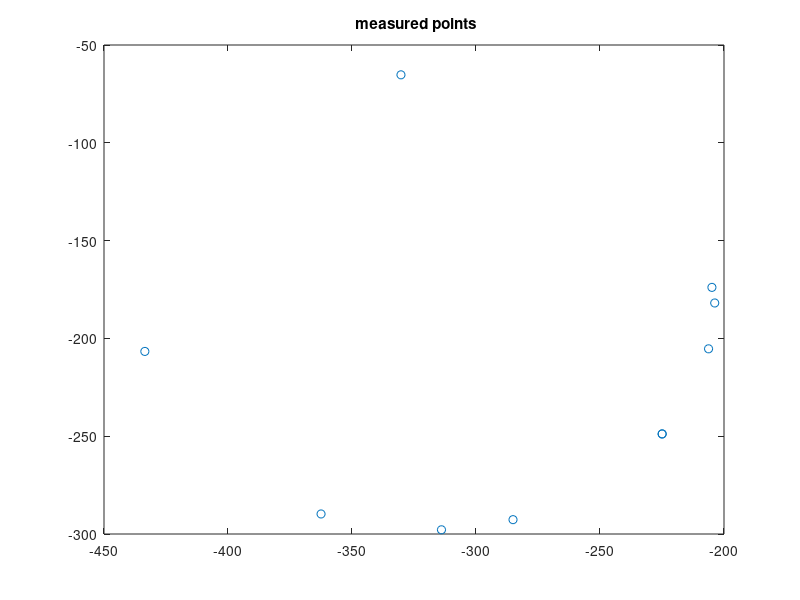

Reproduce this figure in MATLAB. (Note: this script raises an error after producing the figure.)
%% For X (platform+kistler+cable)
mx = 9.308173736838939e-004;
cx = 0.001654915051622;

%% For Y (platform+kistler+cable)
cy = 0.001043902893075;
my = 5.626343735815107e-004;

%% Circle
x=[-202.599; -223.790; -223.816; -283.937; -361.340; -312.786; -432.392; -329.119; -205.090; -203.733]-1.140;
y=[-181.700; -248.623; -248.672; -292.472; -289.565; -297.657; -206.463; -65.055; -205.132; -173.720]-0.193;
plot(x,y,'o'), title(' measured points');
[xc,yc,Re,a] = circfit(x,y);
th = linspace(0,2*pi,20)';
xe = Re*cos(th)+xc; ye = Re*sin(th)+yc;
plot(x,y,'o',[xe;xe(1)],[ye;ye(1)],'-.'),
title(' measured and fitted circles')
legend('measured','fitted')
text(xc,yc,sprintf('center (%g , %g );  R=%g',xc,yc,Re))
xlabel x, ylabel y 
axis equal

%% Other parameters
omegad=0.5;
alphad=0.25;
Ts=0.001;
%% Generate trajectory
center=[xc;yc];
rad=Re;
[circX, circY, circXd,circYd, circXdd, circYdd]=genCircle(center,rad,Ts,omegad,alphad);
factor=1;
circX=circX(1:floor(length(circX)/factor));
circY=circY(1:floor(length(circY)/factor));
circXd=circXd(1:floor(length(circX)/factor));
circYd=circYd(1:floor(length(circY)/factor));
circXdd=circXdd(1:floor(length(circX)/factor));
circYdd=circYdd(1:floor(length(circY)/factor));
theta=atan2(circY-yc,circX-xc);
figure(2);
plot(theta);

r0=Re;
Kp=[5 0; 0 5]*10^-2;
Kd=[5 0;0 5]*10^-4;
M=[mx 0; 0 my];
Minv=inv(M);
Ks=[1 0;0 0.1]*10^-2;
Wcut = 150; bLP  = exp(-Wcut*2*pi*Ts);
slbuild('positionControlSlidingCircle');